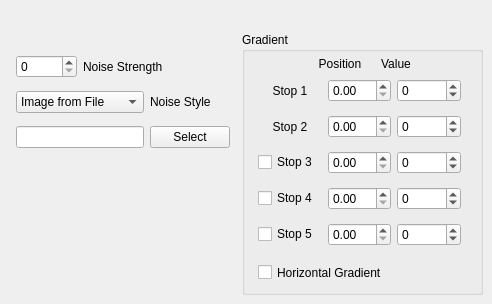
    <widget class="QWidget" name="page_8">
     <widget class="QGroupBox" name="groupBox_5">
      <property name="geometry">
       <rect>
        <x>242</x>
        <y>32</y>
        <width>241</width>
        <height>263</height>
       </rect>
      </property>
      <property name="title">
       <string>Gradient</string>
      </property>
      <widget class="QLabel" name="label_60">
       <property name="geometry">
        <rect>
         <x>72</x>
         <y>24</y>
         <width>52</width>
         <height>16</height>
        </rect>
       </property>
       <property name="text">
        <string>Position</string>
       </property>
       <property name="alignment">
        <set>Qt::AlignCenter</set>
       </property>
      </widget>
      <widget class="QLabel" name="label_61">
       <property name="geometry">
        <rect>
         <x>128</x>
         <y>24</y>
         <width>52</width>
         <height>16</height>
        </rect>
       </property>
       <property name="text">
        <string>Value</string>
       </property>
       <property name="alignment">
        <set>Qt::AlignCenter</set>
       </property>
      </widget>
      <widget class="QWidget" name="layoutWidget_8">
       <property name="geometry">
        <rect>
         <x>16</x>
         <y>40</y>
         <width>203</width>
         <height>181</height>
        </rect>
       </property>
       <layout class="QGridLayout" name="gridLayout_11">
        <item row="1" column="1">
         <widget class="QDoubleSpinBox" name="doubleWingrad2">
          <property name="maximum">
           <double>1.000000000000000</double>
          </property>
          <property name="singleStep">
           <double>0.010000000000000</double>
          </property>
         </widget>
        </item>
        <item row="3" column="1">
         <widget class="QDoubleSpinBox" name="doubleWingrad4">
          <property name="maximum">
           <double>1.000000000000000</double>
          </property>
          <property name="singleStep">
           <double>0.010000000000000</double>
          </property>
         </widget>
        </item>
        <item row="0" column="0">
         <widget class="QLabel" name="label_62">
          <property name="text">
           <string>Stop 1</string>
          </property>
          <property name="alignment">
           <set>Qt::AlignCenter</set>
          </property>
         </widget>
        </item>
        <item row="0" column="1">
         <widget class="QDoubleSpinBox" name="doubleWingrad1">
          <property name="maximum">
           <double>1.000000000000000</double>
          </property>
          <property name="singleStep">
           <double>0.010000000000000</double>
          </property>
         </widget>
        </item>
        <item row="0" column="2">
         <widget class="QSpinBox" name="spinWingrad1">
          <property name="minimum">
           <number>-100</number>
          </property>
          <property name="maximum">
           <number>100</number>
          </property>
         </widget>
        </item>
        <item row="1" column="0">
         <widget class="QLabel" name="label_63">
          <property name="text">
           <string>Stop 2</string>
          </property>
          <property name="alignment">
           <set>Qt::AlignCenter</set>
          </property>
         </widget>
        </item>
        <item row="1" column="2">
         <widget class="QSpinBox" name="spinWingrad2">
          <property name="minimum">
           <number>-100</number>
          </property>
          <property name="maximum">
           <number>100</number>
          </property>
         </widget>
        </item>
        <item row="2" column="0">
         <widget class="QCheckBox" name="checkWingrad3">
          <property name="text">
           <string>Stop 3</string>
          </property>
         </widget>
        </item>
        <item row="2" column="1">
         <widget class="QDoubleSpinBox" name="doubleWingrad3">
          <property name="maximum">
           <double>1.000000000000000</double>
          </property>
          <property name="singleStep">
           <double>0.010000000000000</double>
          </property>
         </widget>
        </item>
        <item row="2" column="2">
         <widget class="QSpinBox" name="spinWingrad3">
          <property name="minimum">
           <number>-100</number>
          </property>
          <property name="maximum">
           <number>100</number>
          </property>
         </widget>
        </item>
        <item row="3" column="2">
         <widget class="QSpinBox" name="spinWingrad4">
          <property name="minimum">
           <number>-100</number>
          </property>
          <property name="maximum">
           <number>100</number>
          </property>
         </widget>
        </item>
        <item row="3" column="0">
         <widget class="QCheckBox" name="checkWingrad4">
          <property name="text">
           <string>Stop 4</string>
          </property>
         </widget>
        </item>
        <item row="4" column="1">
         <widget class="QDoubleSpinBox" name="doubleWingrad5">
          <property name="maximum">
           <double>1.000000000000000</double>
          </property>
          <property name="singleStep">
           <double>0.010000000000000</double>
          </property>
         </widget>
        </item>
        <item row="4" column="0">
         <widget class="QCheckBox" name="checkWingrad5">
          <property name="text">
           <string>Stop 5</string>
          </property>
         </widget>
        </item>
        <item row="4" column="2">
         <widget class="QSpinBox" name="spinWingrad5">
          <property name="minimum">
           <number>-100</number>
          </property>
          <property name="maximum">
           <number>100</number>
          </property>
         </widget>
        </item>
       </layout>
      </widget>
      <widget class="QCheckBox" name="checkWinhorizgrad">
       <property name="geometry">
        <rect>
         <x>16</x>
         <y>232</y>
         <width>137</width>
         <height>17</height>
        </rect>
       </property>
       <property name="text">
        <string>Horizontal Gradient</string>
       </property>
      </widget>
     </widget>
     <widget class="QWidget" name="layoutWidget_9">
      <property name="geometry">
       <rect>
        <x>16</x>
        <y>48</y>
        <width>214</width>
        <height>109</height>
       </rect>
      </property>
      <layout class="QGridLayout" name="gridLayout_12">
       <item row="0" column="0">
        <widget class="QSpinBox" name="spinWinnoisestrength"/>
       </item>
       <item row="0" column="1" colspan="2">
        <widget class="QLabel" name="label_8">
         <property name="text">
          <string>Noise Strength</string>
         </property>
        </widget>
       </item>
       <item row="1" column="0" colspan="2">
        <widget class="QComboBox" name="comboWinnoisestyle">
         <property name="currentText">
          <string>Image from File</string>
         </property>
         <property name="currentIndex">
          <number>0</number>
         </property>
         <item>
          <property name="text">
           <string>Image from File</string>
          </property>
         </item>
         <item>
          <property name="text">
           <string>Generic</string>
          </property>
         </item>
         <item>
          <property name="text">
           <string>Brushed Metal</string>
          </property>
         </item>
         <item>
          <property name="text">
           <string>White Dots</string>
          </property>
         </item>
         <item>
          <property name="text">
           <string>Diagonal Stripes</string>
          </property>
         </item>
         <item>
          <property name="text">
           <string>Raised Dots</string>
          </property>
         </item>
         <item>
          <property name="text">
           <string>Donpo</string>
          </property>
         </item>
         <item>
          <property name="text">
           <string>Big Stripes</string>
          </property>
         </item>
        </widget>
       </item>
       <item row="1" column="2">
        <widget class="QLabel" name="label_64">
         <property name="text">
          <string>Noise Style</string>
         </property>
        </widget>
       </item>
       <item row="2" column="0" colspan="2">
        <widget class="QLineEdit" name="lineWinnoisefile"/>
       </item>
       <item row="2" column="2">
        <widget class="QPushButton" name="pushWinfile">
         <property name="text">
          <string>Select</string>
         </property>
        </widget>
       </item>
      </layout>
     </widget>
    </widget>
